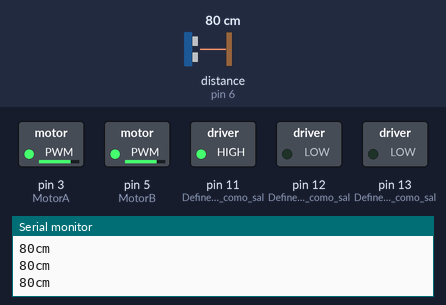
A sketch run on a simulated Arduino Uno, built with avr-gcc and run on an emulated ATmega328P. Shown: switched loads named in the sketch (green lamp = pin HIGH), the last lines printed to the serial monitor. Wiring (inferred from the names in the program): ultrasonic range finder: trigger pin 7; echo pin 6. The inputs (shaded band) are chosen by the test bench; at power-on: distance to the obstacle (sensor on pin 6) 80 cm. The echo pulse lasts 58.3 µs per cm; pins used as bus, display or sensor lines are not drawn.

Above: at 1.2 s.
1.3 s: distance to the obstacle (sensor on pin 6) set to 54 cm
2.8 s: distance to the obstacle (sensor on pin 6) set to 47 cm
At 3.5 s:
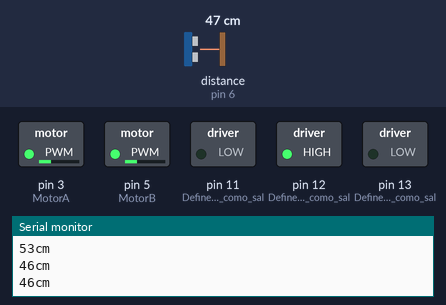
4.4 s: distance to the obstacle (sensor on pin 6) set to 28 cm
5.9 s: distance to the obstacle (sensor on pin 6) set to 24 cm
At 7.3 s:
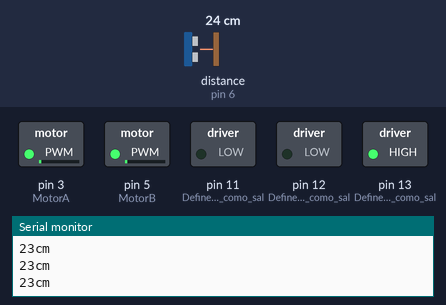
7.7 s: distance to the obstacle (sensor on pin 6) set to 2 cm
At 8.6 s:
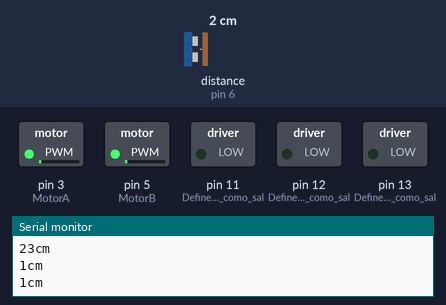
9.3 s: distance to the obstacle (sensor on pin 6) set to 4 cm
At 10.0 s:
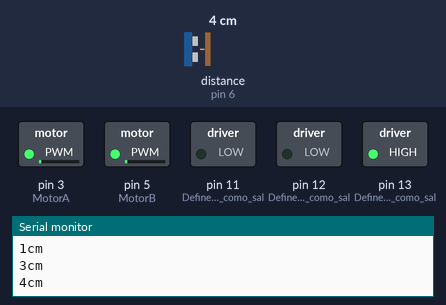
Timing chart, 0 to 11.9 s (numbered marks = the images above; inputs shaded):
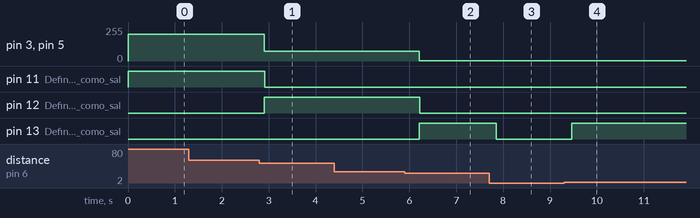

The sketch:

Motores_y_Ultrasonico.ino
```cpp
/*
Sensor Ultrasonico

 HC-SR04 conexiones:
  VCC al Arduino 5V
  GND al Arduino GND
  Echo al Arduino pin 6
  Trig al Arduino pin 7
 */

#define ECHO 6
#define TRIG 7
long duracion, distancia;
int MotorA=3;                // Define la variable entera en pin 3
int MotorB=5;                // Define la variable entera en pin 5
int valor=0;                 // Variable entera en valor 0
int x=0;                     // Variable entera con valor 0

void setup() {
  Serial.begin (9600);       // Inicializa el puerto seria a 9600 baudios
  pinMode(ECHO, INPUT);      // define el pin 6 como entrada (echo)
  pinMode(TRIG, OUTPUT);     // Define el pin 7 como salida  (triger)
  pinMode(11, 1);            // Define el pin 11 como salida
  pinMode(12, 1);            // Define el pin 12 como salida
  pinMode(13, 1);            // Define el pin 13 como salida
  }

void loop() {

  digitalWrite(TRIG, LOW);
  delayMicroseconds(2);
  digitalWrite(TRIG, HIGH);   // genera el pulso de triger por 10ms
  delayMicroseconds(10);
  digitalWrite(TRIG, LOW);

  duracion = pulseIn(ECHO, HIGH);
  distancia = (duracion/2) / 29;            // calcula la distancia en centimetros

  if (distancia >= 400 || distancia <= 0){  // si la distancia es mayor a 400cm o menor a 0cm
    Serial.println("---");                  // no mide nada
  }

  else {
    Serial.print(distancia);           // envia el valor de la distancia por el puerto serial
    Serial.println("cm");              // le coloca a la distancia los centimetros "cm"
    digitalWrite(13, 0);               // en bajo el pin 13
  }

   if (distancia <= 25 && distancia >= 2){

      digitalWrite(13, 1);                // Si la distancia esta entre 2 y 25 en alto pin 13
      valor=digitalRead(13);             // Lee el estado del pin 13
        if (valor==HIGH){
          analogWrite(MotorA,x=1);        // Si pin 13 esta en alto pin 3 manda un señal PWM al 0%
          analogWrite(MotorB,x=1);        // Si pin 13 esta en alto pin 5 manda un señal PWM al 0%
       delay(10);
    }

        if (valor==LOW) {
          analogWrite(MotorA,x=0);        // Si pin 13 esta en bajo pin 3 manda un señal PWM al 0%
          analogWrite(MotorB,x=0);        // Si pin 13 esta en bajo pin 5 manda un señal PWM al 0%
          delay(10);
      valor=0;
      }
   }

   if (distancia <= 50 && distancia >= 26){

      digitalWrite(12, 1);                 // Si distancia esta entre 26 y 50 en alto pin 12
      valor=digitalRead(12);            // Lee el estado del pin 12
        if (valor==HIGH){
        analogWrite(MotorA,x=75);          // Si pin 12 esta en alto pin 3 manda una señal PWM al 50%
        analogWrite(MotorB,x=75);          // Si pin 12 esta en alto pin 5 manda una señal PWM al 50%
      delay(10);
    }

       if (valor==LOW) {
         analogWrite(MotorA,x=0);        // Si pin 12 esta en bajo pin 3 manda una señal PWM al 0%
         analogWrite(MotorB,x=0);        // Si pin 12 esta en bajo pin 5 manda una señal PWM al 0%
      delay(10);
      valor=0;
        }
    }

    else {
    digitalWrite(12, 0);               // Si distancia no esta entre 26 y 50 en bajo el pin 12
    }


   if (distancia <= 100 && distancia >= 51){

      digitalWrite(11, 1);              // Si distancia esta entre 51 y 100 en alto pin 11
      valor=digitalRead(11);
        if (valor==HIGH){
         analogWrite(MotorA,x=200);          // Si pin 12 esta en alto pin 3 manda una señal PWM al 75%
         analogWrite(MotorB,x=200);          // Si pin 12 esta en alto pin 5 manda una señal PWM al 75%
      delay(10);
      }

       if (valor==LOW) {
         analogWrite(MotorA,x=0);        // Si pin 12 esta en bajo pin 3 manda una señal PWM al 0%
         analogWrite(MotorB,x=0);        // Si pin 12 esta en bajo pin 5 manda una señal PWM al 0%
      delay(10);
       valor=0;
       }
  }

   else {
    digitalWrite(11, 0);               // Si distancia no esta entre 51 y 100 en bajo pin 11
    }


  delay(400);                                // Espera 400ms para que se logre ver la distancia en la consola
}
```

Measured:
- the behaviour switches between 52 and 51 cm on distance to the obstacle (sensor on pin 6) (found by bisection; images 0 and 1)
- the behaviour switches between 27 and 26 cm on distance to the obstacle (sensor on pin 6) (found by bisection; images 1 and 2)
- the behaviour switches between 2 and 3 cm on distance to the obstacle (sensor on pin 6) (found by bisection; images 3 and 4)
- after the input at 2.8 s, pin 3 (MotorA), pin 5 (MotorB): 200/255 → 75/255 after 0.11 s; pin 11 (Define_el_pin_11_como_sal): HIGH → LOW after 0.12 s; pin 12 (Define_el_pin_12_como_sal): LOW → HIGH after 0.11 s
- after the input at 5.9 s, pin 3 (MotorA), pin 5 (MotorB): 75/255 → 1/255 after 0.31 s; pin 12 (Define_el_pin_12_como_sal): HIGH → LOW after 0.32 s; pin 13 (Define_el_pin_13_como_sal): LOW → HIGH after 0.31 s
- after the input at 7.7 s, pin 13 (Define_el_pin_13_como_sal): HIGH → LOW after 0.16 s
- after the input at 9.3 s, pin 13 (Define_el_pin_13_como_sal): LOW → HIGH after 0.16 s
